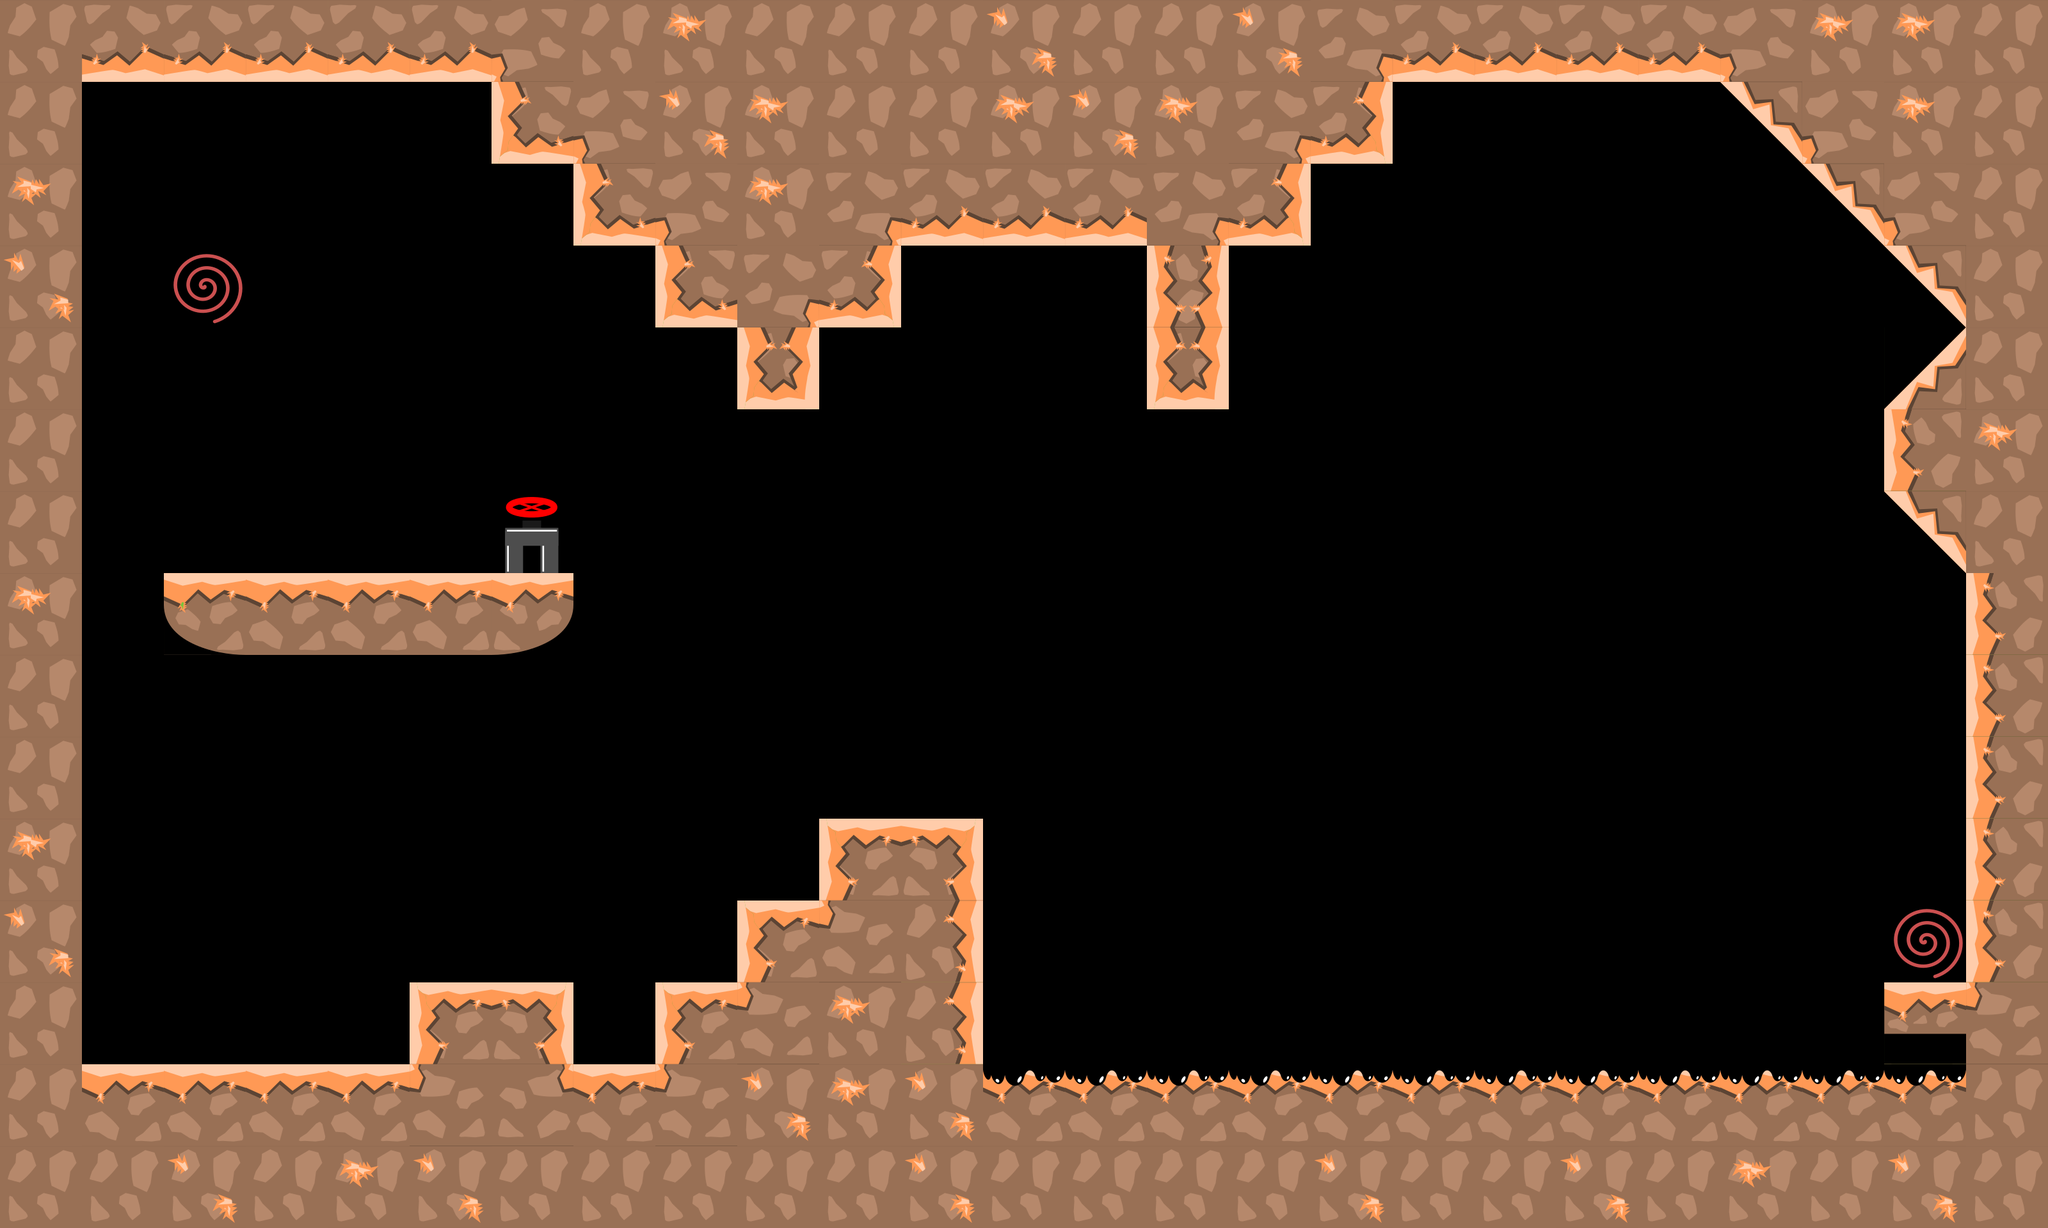

The image is a tile-based game level rendered from a .tmx file. Its description and source (layers, tilesets, objects; grid data summarised) follow:
An orthogonal 25x15 tile map with 128x128 px tiles, 2 tile layers (graphics, oleo), 6 tilesets and 25 objects.

<map version="1.0" tiledversion="1.1.1" orientation="orthogonal" renderorder="right-down" width="25" height="15" tilewidth="128" tileheight="128" infinite="0" nextobjectid="95">
 <tileset firstgid="1" source="tiles_128x128.tsx" />
 <tileset firstgid="37" source="tiles_128x128_green.tsx" />
 <tileset firstgid="73" source="tiles_128x128_purple.tsx" />
 <tileset firstgid="109" source="tiles_128x128_orange.tsx" />
 <tileset firstgid="145" source="tiles_oil_128x128.tsx" />
 <tileset firstgid="185" source="tiles_128x128_vines.tsx" />
 <layer name="graphics" width="25" height="15">
  <data>[375 cells, 154 non-empty, 25 distinct tile ids]</data>
 </layer>
 <layer name="oleo" width="25" height="15">
  <data>[375 cells, 12 non-empty, 1 distinct tile ids]</data>
 </layer>
 <objectgroup name="info" />
 <objectgroup name="blocks">
  <object id="1" x="8" y="1663.88" width="3196" height="248.122" />
  <object id="2" x="3072" y="4" width="112" height="1696" />
  <object id="3" x="64" y="52" width="64" height="1684" />
  <object id="4" x="8" y="4" width="3172" height="120" />
  <object id="60" x="640" y="1536" width="249.667" height="128" />
  <object id="61" x="1030.33" y="1536" width="121.667" height="128" />
  <object id="62" x="1152" y="1408" width="128" height="128" />
  <object id="63" x="1280" y="1280" width="256" height="128" />
  <object id="84" x="2944" y="1536" width="128" height="128" />
  <object id="85" x="1408" y="1408" width="128" height="256" />
  <object id="86" x="256" y="896" width="640" height="128" />
  <object id="91" x="768" y="128" width="128" height="128" />
  <object id="92" x="896" y="256" width="128" height="128" />
  <object id="93" x="1024" y="384" width="128" height="128" />
  <object id="94" x="1152" y="512" width="128" height="128" />
 </objectgroup>
 <objectgroup name="slope" />
 <objectgroup name="passBlock" />
 <objectgroup name="flowers">
  <object id="26" x="1972.97" y="1254.06" width="69.697" height="69.697">
   <ellipse />
  </object>
  <object id="55" x="1360.61" y="1085.7" width="69.697" height="69.697">
   <ellipse />
  </object>
  <object id="83" x="2456.97" y="1255.64" width="69.697" height="69.697">
   <ellipse />
  </object>
 </objectgroup>
 <objectgroup name="end">
  <object id="44" x="825.529" y="845.97">
   <ellipse />
  </object>
 </objectgroup>
 <objectgroup name="pushBlocks">
  <object id="87" x="1795.24" y="658.879" width="124.667" height="124.667" />
  <object id="88" x="2207.36" y="331.606" width="124.667" height="124.667" />
  <object id="89" x="2631.61" y="492.212" width="124.667" height="124.667" />
 </objectgroup>
 <objectgroup name="damage">
  <object id="90" x="1551.52" y="1642.42" width="1378.79" height="60.6061" />
 </objectgroup>
 <objectgroup name="warp_a">
  <object id="78" x="279" y="412" width="74" height="72">
   <ellipse />
  </object>
 </objectgroup>
 <objectgroup name="warp_b">
  <object id="79" x="2971" y="1436" width="74" height="72">
   <ellipse />
  </object>
 </objectgroup>
</map>
